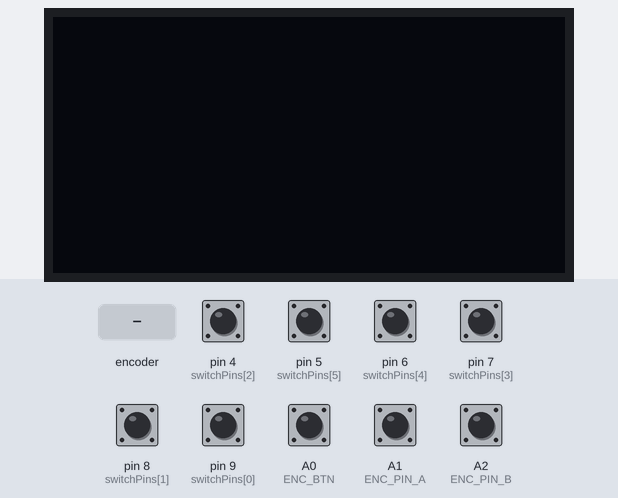
The sketch below on a simulated SparkFun Pro Micro, built with avr-gcc and run on an emulated ATmega32U4. Parts: 128×64 one-colour display. Inputs (shaded band) come from the test bench; at power-on: A0 (ENC_BTN), A1 (ENC_PIN_A), A2 (ENC_PIN_B), pin 4 (switchPins[2]), pin 5 (switchPins[5]), pin 6 (switchPins[4]), pin 7 (switchPins[3]), pin 8 (switchPins[1]), pin 9 (switchPins[0]) HIGH. EEPROM starts erased; USB keyboard and mouse output is not drawn.

Above: at 1.8 s.
1.9 s: rotary encoder on A1 (ENC_PIN_A) / A2 (ENC_PIN_B) turned 1 step (first pin leading)
At 2.6 s:
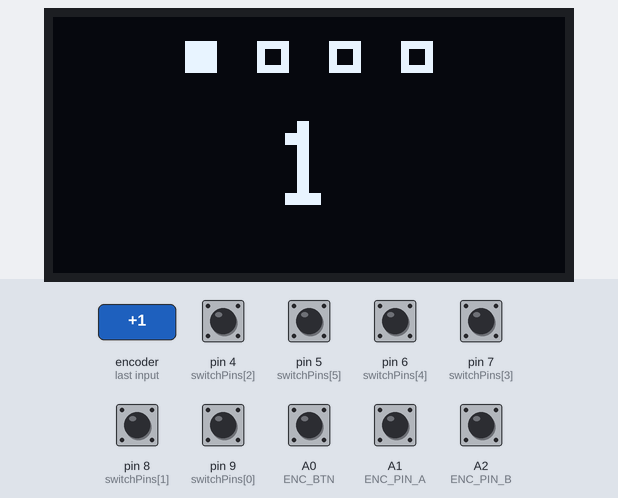
3.6 s: A0 (ENC_BTN) pulled LOW for 0.15 s
At 4.8 s:
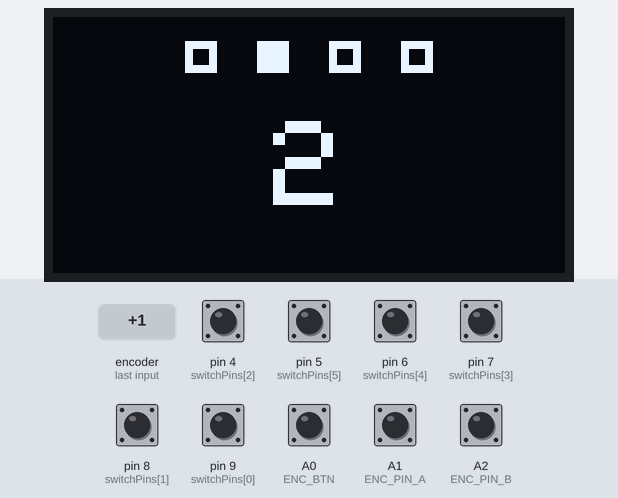
5.2 s: A0 (ENC_BTN) pulled LOW for 1 s
At 6.0 s:
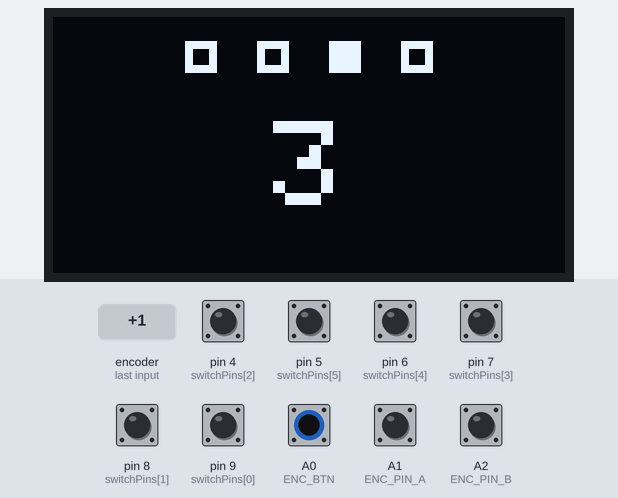
10.7 s: pin 4 (switchPins[2]) pulled LOW for 0.15 s
Timing chart, 0 to 13.7 s (numbered marks = the images above; inputs shaded):
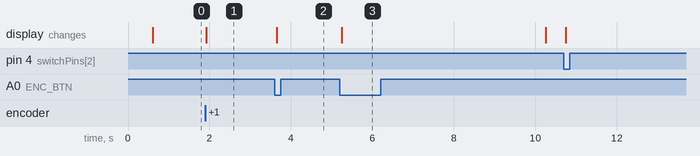

Measured:
- after the input at 1.9 s, the display: changes at once (image 1)
- after the input at 3.6 s, the display: changes after 0.05 s (image 2)
- after the input at 5.2 s, the display: changes after 0.05 s (image 3)

The sketch:

macropad_pro_micro.ino
```cpp
#include <Wire.h>
#include <Adafruit_GFX.h>
#include <Adafruit_SSD1306.h>
#include <HID-Project.h>
#include <HID-Settings.h>
#include <EEPROM.h>


// OLED
#define SCREEN_WIDTH 128
#define SCREEN_HEIGHT 64
#define OLED_RESET -1
#define SCREEN_ADDRESS 0x3C

Adafruit_SSD1306 display(SCREEN_WIDTH, SCREEN_HEIGHT, &Wire, OLED_RESET);

// Pins
const uint8_t switchPins[6] = {9, 8, 4, 7, 6, 5};
const uint8_t ENC_PIN_A = A1;
const uint8_t ENC_PIN_B = A2;
const uint8_t ENC_BTN   = A0;

// Parametres
#define NUM_PROFILES 4
const unsigned long SCREEN_TIMEOUT = 5000;
const unsigned long DEBOUNCE_MS    = 25;

// Types d'action
#define ACTION_NONE     0   // Bouton non configuré — ne fait rien
#define ACTION_KEY      1   // Touche clavier
#define ACTION_CONSUMER 2   // Media/système

// Modifiers HID-Project (KeyboardKeycode)
#define MOD_NONE  0x00
#define MOD_CTRL  0xE0
#define MOD_SHIFT 0xE1
#define MOD_ALT   0xE2
#define MOD_GUI   0xE3   // Cmd Mac / Win Windows

struct KeyAction {
  uint8_t type;      // ACTION_NONE, ACTION_KEY, ACTION_CONSUMER
  uint8_t modifier;  // premier modifier
  uint8_t mod2;      // deuxieme modifier (0 si aucun)
  uint8_t key;       // keycode clavier OU consumer low byte
  uint8_t key2;      // consumer high byte (0 pour clavier)
};

// =========================
// EEPROM Layout
// 4 profils × (6 boutons + 2 encodeur) × 5 octets = 160 octets
// Magic : addr 160
// =========================
#define EEPROM_MAGIC_ADDR 160
#define EEPROM_MAGIC_VAL  0xF2

KeyAction config[NUM_PROFILES][6];
KeyAction encConfig[NUM_PROFILES][2];

// Par défaut : tout vide
void loadDefaults() {
  for (int p = 0; p < NUM_PROFILES; p++) {
    for (int b = 0; b < 6; b++)
      config[p][b] = {ACTION_NONE, 0, 0, 0, 0};
    encConfig[p][0] = {ACTION_KEY, MOD_NONE, MOD_NONE, 0x52, 0}; // ArrowUp
    encConfig[p][1] = {ACTION_KEY, MOD_NONE, MOD_NONE, 0x51, 0}; // ArrowDown
  }
}

void saveToEEPROM() {
  int addr = 0;
  for (int p = 0; p < NUM_PROFILES; p++) {
    for (int b = 0; b < 6; b++) {
      EEPROM.update(addr++, config[p][b].type);
      EEPROM.update(addr++, config[p][b].modifier);
      EEPROM.update(addr++, config[p][b].mod2);
      EEPROM.update(addr++, config[p][b].key);
      EEPROM.update(addr++, config[p][b].key2);
    }
  }
  for (int p = 0; p < NUM_PROFILES; p++) {
    for (int d = 0; d < 2; d++) {
      EEPROM.update(addr++, encConfig[p][d].type);
      EEPROM.update(addr++, encConfig[p][d].modifier);
      EEPROM.update(addr++, encConfig[p][d].mod2);
      EEPROM.update(addr++, encConfig[p][d].key);
      EEPROM.update(addr++, encConfig[p][d].key2);
    }
  }
  EEPROM.update(EEPROM_MAGIC_ADDR, EEPROM_MAGIC_VAL);
}

void loadFromEEPROM() {
  if (EEPROM.read(EEPROM_MAGIC_ADDR) != EEPROM_MAGIC_VAL) {
    loadDefaults();
    saveToEEPROM();
    return;
  }
  int addr = 0;
  for (int p = 0; p < NUM_PROFILES; p++) {
    for (int b = 0; b < 6; b++) {
      config[p][b].type     = EEPROM.read(addr++);
      config[p][b].modifier = EEPROM.read(addr++);
      config[p][b].mod2     = EEPROM.read(addr++);
      config[p][b].key      = EEPROM.read(addr++);
      config[p][b].key2     = EEPROM.read(addr++);
    }
  }
  for (int p = 0; p < NUM_PROFILES; p++) {
    for (int d = 0; d < 2; d++) {
      encConfig[p][d].type     = EEPROM.read(addr++);
      encConfig[p][d].modifier = EEPROM.read(addr++);
      encConfig[p][d].mod2     = EEPROM.read(addr++);
      encConfig[p][d].key      = EEPROM.read(addr++);
      encConfig[p][d].key2     = EEPROM.read(addr++);
    }
  }
}

// Etat global
uint8_t currentProfile = 0;
bool screenAwake = false;
unsigned long lastInteractionTime = 0;

bool lastEncBtnReading = HIGH;
bool encBtnStableState = HIGH;
unsigned long encBtnLastChangeTime = 0;

bool lastSwitchReading[6];
bool switchStableState[6];
unsigned long switchLastChangeTime[6];

int lastEncAState = HIGH;

// Envoi des actions
void sendAction(KeyAction action) {
  if (action.type == ACTION_NONE) return;

  if (action.type == ACTION_CONSUMER) {
    uint16_t code = ((uint16_t)action.key2 << 8) | action.key;
    Consumer.write((ConsumerKeycode)code);
    return;
  }

  if (action.modifier != MOD_NONE) Keyboard.press((KeyboardKeycode)action.modifier);
  if (action.mod2     != MOD_NONE) Keyboard.press((KeyboardKeycode)action.mod2);
  delay(5);
  Keyboard.press((KeyboardKeycode)action.key);
  delay(15);
  Keyboard.releaseAll();
}

// OLED
void drawThickRect(int x, int y, int w, int h, int t = 2) {
  for (int i = 0; i < t; i++)
    display.drawRect(x+i, y+i, w-2*i, h-2*i, SSD1306_WHITE);
}

void drawPageIndicators(uint8_t activePage) {
  const int sz = 8, gap = 10;
  const int totalW = NUM_PROFILES * sz + (NUM_PROFILES - 1) * gap;
  const int startX = (SCREEN_WIDTH - totalW) / 2;
  for (int i = 0; i < NUM_PROFILES; i++) {
    int x = startX + i * (sz + gap);
    if (i == activePage) display.fillRect(x, 6, sz, sz, SSD1306_WHITE);
    else drawThickRect(x, 6, sz, sz, 2);
  }
}

void drawCenteredBigNumber(char c) {
  display.setTextSize(3);
  display.setTextColor(SSD1306_WHITE);
  char txt[2] = {c, '\0'};
  int16_t x1, y1; uint16_t tw, th;
  display.getTextBounds(txt, 0, 0, &x1, &y1, &tw, &th);
  display.setCursor((SCREEN_WIDTH - tw) / 2, 26);
  display.print(txt);
}
void drawProfileScreen() {
  if (!screenAwake) return;
  display.clearDisplay();
  drawCenteredBigNumber('1' + currentProfile);
  drawPageIndicators(currentProfile);
  display.display();
}

void wakeScreen() {
  if (!screenAwake) { display.ssd1306_command(SSD1306_DISPLAYON); screenAwake = true; }
  lastInteractionTime = millis();
  drawProfileScreen();
}

void sleepScreen() {
  if (screenAwake) {
    display.clearDisplay(); display.display();
    display.ssd1306_command(SSD1306_DISPLAYOFF);
    screenAwake = false;
  }
}

// Handlers
void handleSwitchPress(uint8_t index) { wakeScreen(); sendAction(config[currentProfile][index]); }

void handleEncoderTurn(int direction) {
  wakeScreen();
  sendAction(encConfig[currentProfile][direction > 0 ? 1 : 0]);
}

void updateEncoderButton() {
  bool reading = digitalRead(ENC_BTN);
  if (reading != lastEncBtnReading) { encBtnLastChangeTime = millis(); lastEncBtnReading = reading; }
  if ((millis() - encBtnLastChangeTime) > DEBOUNCE_MS) {
    if (reading != encBtnStableState) {
      encBtnStableState = reading;
      if (encBtnStableState == LOW) {
        currentProfile = (currentProfile + 1) % NUM_PROFILES;
        wakeScreen();
      }
    }
  }
}

void updateSwitches() {
  for (uint8_t i = 0; i < 6; i++) {
    bool reading = digitalRead(switchPins[i]);
    if (reading != lastSwitchReading[i]) { switchLastChangeTime[i] = millis(); lastSwitchReading[i] = reading; }
    if ((millis() - switchLastChangeTime[i]) > DEBOUNCE_MS) {
      if (reading != switchStableState[i]) {
        switchStableState[i] = reading;
        if (switchStableState[i] == LOW) handleSwitchPress(i);
      }
    }
  }
}

void updateEncoder() {
  int currentA = digitalRead(ENC_PIN_A);
  if (currentA != lastEncAState) {
    if (currentA == LOW)
      handleEncoderTurn(digitalRead(ENC_PIN_B) != currentA ? -1 : +1);
  }
  lastEncAState = currentA;
}

// =========================
// Protocole Serial
// Format : "CFG P B T M1 M2 K1 K2\n"
//   P  = profil (0-3)
//   B  = bouton 0-5 | enc gauche=10 | enc droite=11
//   T  = type (0=none, 1=clavier, 2=consumer)
//   M1 = modifier 1 (0 si aucun)
//   M2 = modifier 2 (0 si aucun)
//   K1 = keycode low byte
//   K2 = keycode high byte
// =========================
void handleSerialConfig() {
  if (!Serial.available()) return;
  String line = Serial.readStringUntil('\n');
  line.trim();
  if (!line.startsWith("CFG ")) return;

  int p, b, t, m1, m2, k1, k2;
  if (sscanf(line.c_str(), "CFG %d %d %d %d %d %d %d", &p, &b, &t, &m1, &m2, &k1, &k2) != 7) {
    Serial.println("ERR"); return;
  }
  if (p < 0 || p >= NUM_PROFILES || t < 0 || t > 2) { Serial.println("ERR"); return; }

  KeyAction action = {(uint8_t)t, (uint8_t)m1, (uint8_t)m2, (uint8_t)k1, (uint8_t)k2};

  if      (b >= 0 && b <= 5) config[p][b]   = action;
  else if (b == 10)          encConfig[p][0] = action;
  else if (b == 11)          encConfig[p][1] = action;
  else { Serial.println("ERR"); return; }

  saveToEEPROM();
  Serial.println("OK");
}

void updateScreenTimeout() {
  if (screenAwake && (millis() - lastInteractionTime > SCREEN_TIMEOUT)) sleepScreen();
}

void setup() {
  for (uint8_t i = 0; i < 6; i++) {
    pinMode(switchPins[i], INPUT_PULLUP);
    lastSwitchReading[i] = switchStableState[i] = digitalRead(switchPins[i]);
    switchLastChangeTime[i] = 0;
  }
  pinMode(ENC_PIN_A, INPUT_PULLUP);
  pinMode(ENC_PIN_B, INPUT_PULLUP);
  pinMode(ENC_BTN,   INPUT_PULLUP);
  lastEncAState     = digitalRead(ENC_PIN_A);
  lastEncBtnReading = encBtnStableState = digitalRead(ENC_BTN);

  Serial.begin(9600);
  Keyboard.begin();
  Consumer.begin();
  loadFromEEPROM();

  if (!display.begin(SSD1306_SWITCHCAPVCC, SCREEN_ADDRESS)) while(true) {}
  display.clearDisplay();
  display.display();
  display.ssd1306_command(SSD1306_DISPLAYOFF);
  screenAwake = false;
}

void loop() {
  handleSerialConfig();
  updateEncoderButton();
  updateEncoder();
  updateSwitches();
  updateScreenTimeout();
}
```
